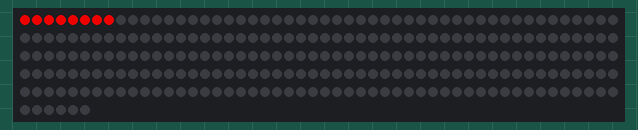
Simulated run of this sketch. Board: ESP32. Parts: 256 RGB LEDs in strip order, left to right, continuing on the next row. Colours are those a GRB WS2812 strip shows for the declared byte order.

Above: at 3.13 s.

The sketch:

esp32-led1.ino
```cpp
#include <FastLED.h>

#define LED_PIN     2
#define COLOR_ORDER BRG
#define CHIPSET     WS2812
#define NUM_LEDS    256

#define BRIGHTNESS  200
#define FRAMES_PER_SECOND 60

bool gReverseDirection = false;

CRGB leds[NUM_LEDS];

void setup() {
  delay(3000);

  FastLED.addLeds<CHIPSET, LED_PIN, COLOR_ORDER>(leds, NUM_LEDS); //.setCorrection( TypicalLEDStrip );
  FastLED.setBrightness( BRIGHTNESS );
}

void setRowLeds(int row, CRGB color) {
  int ledix = 8*row;
  for(int i = 0; i < 8; i++) {
    leds[ledix++] = color;
  }
  FastLED.show();
}

void loop() {
  // In steps of 8 leds, cycle through all colors
  int row = 0;
  int maxrow = NUM_LEDS / 8;
  while(row < maxrow) {
    setRowLeds(row, CRGB::Red);
    delay(250);
    setRowLeds(row, CRGB::Green);
    delay(250);
    setRowLeds(row, CRGB::Blue);
    delay(250);
    setRowLeds(row, CRGB::Black);
    row++;
  }
}
```
